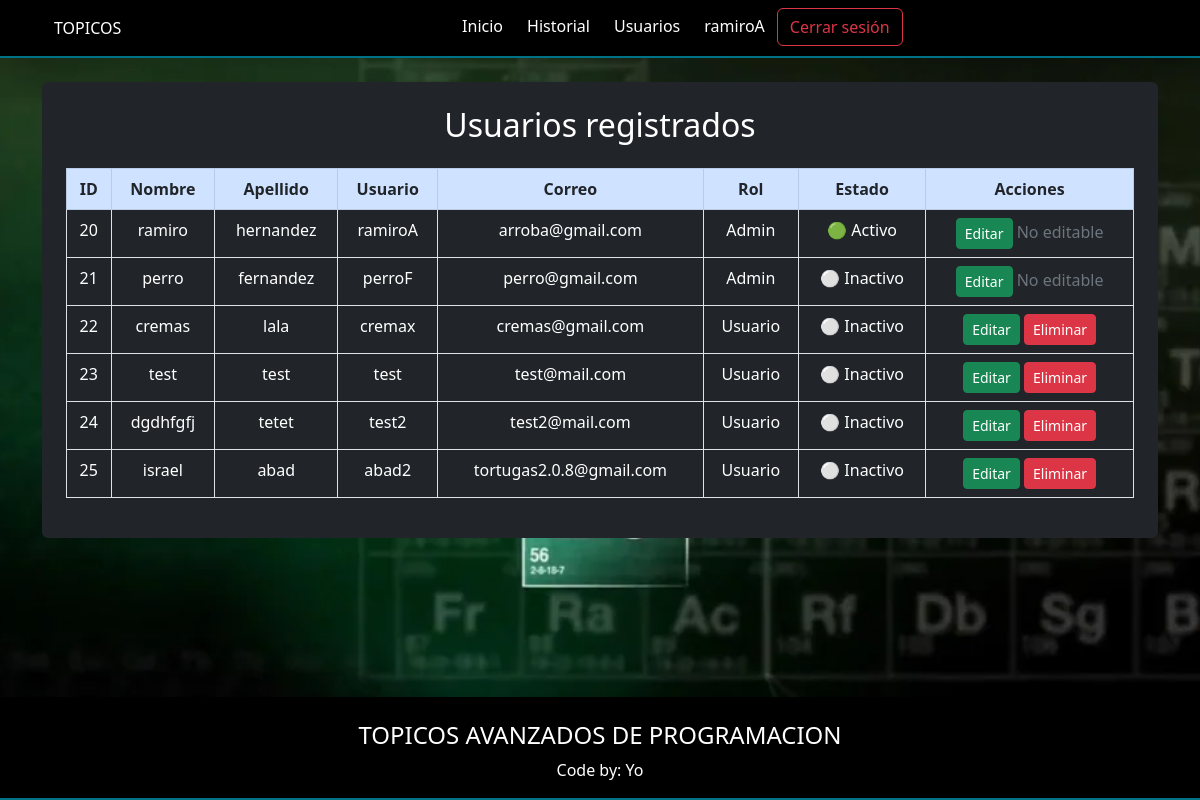
Page /usuarios.php (signed in) on the committed database.
### tables this page shows
CREATE TABLE `t_usuario` (
  `id_usuario` int(11) NOT NULL,
  `nombre` varchar(70) NOT NULL,
  `apellido` varchar(50) NOT NULL,
  `correo` varchar(50) NOT NULL,
  `usuario` varchar(50) NOT NULL,
  `password` text NOT NULL,
  `rol` varchar(50) NOT NULL,
  `estado` varchar(15) NOT NULL DEFAULT 'inactivo'
);

### usuarios.php (the view, shortened to what this page needs)
<?php
require_once './app/config/conexion.php';
$consulta = $conexion->prepare("SELECT id_usuario, nombre, apellido, usuario, correo, rol, estado FROM t_usuario ORDER BY id_usuario ASC");
$consulta->execute();
$usuarios = $consulta->fetchAll(PDO::FETCH_ASSOC);
?>
<!DOCTYPE html>
<html lang="es">
<head>
  <link rel="stylesheet" href="./public/css/b5.css">
  <link rel="stylesheet" href="./public/css/main.css">
</head>
<body>
<?php require_once './components/navbar.php'; ?>
<main>
  <div class="container mt-4">
    <div class="bg-dark p-4 rounded text-white">
      <h2 class="text-center">Usuarios registrados</h2>
      <table class="table table-hover table-bordered text-white text-center mt-4">
        <thead class="table-primary text-dark">
            <tr>
                <th>ID</th>
                <th>Nombre</th>
                <th>Apellido</th>
                <th>Usuario</th>
                <th>Correo</th>
                <th>Rol</th>
                <th>Estado</th>
                <th>Acciones</th>
            </tr>
            </thead>
            <tbody>
            <?php foreach ($usuarios as $user): ?>
            <tr>
                <td><?= $user['id_usuario'] ?></td>
                <td><?= $user['nombre'] ?></td>
                <td><?= $user['apellido'] ?></td>
                <td><?= $user['usuario'] ?></td>
                <td><?= $user['correo'] ?></td>
                <td><?= ucfirst($user['rol']) ?></td>
                <td><?= $user['estado'] === 'activo' ? '🟢 Activo' : '⚪ Inactivo' ?></td>
                <td>
                <a href="actualizarUsuario.php?id=<?= $user['id_usuario'] ?>" class="btn btn-success btn-sm">Editar</a>
                <?php if ($user['rol'] !== 'admin'): ?>
                    <a href="./app/controller/eliminarControllerUsuario.php?id=<?= $user['id_usuario'] ?>" class="btn btn-danger btn-sm" onclick="return confirm('¿Seguro que deseas eliminar este usuario?')">Eliminar</a>
                <?php else: ?>
                    <span class="text-muted">No editable</span>
                <?php endif; ?>
                </td>
            </tr>
            <?php endforeach; ?>
            </tbody>
      </table>
    </div>
  </div>
</main>
<?php require_once './components/footer.php'; ?>
</body>
</html>

### components/navbar.php (shortened to what this page needs)
<nav class="navbar navbar-expand-lg navbar-light bg-black">
  <div class="container">
    <a class="btn btn-nav" href="index.php">TOPICOS</a>
    <div class="collapse navbar-collapse" id="navbarSupportedContent">
      <ul class="navbar-nav me-auto mb-2 mb-lg-0 mx-auto">
        <li class="nav-item">
          <a class="nav-link active" aria-current="page" href="#">Home</a>
        </li>
        <li class="nav-item">
          <a class="btn btn-nav" href="index.php">Inicio</a>
        </li>
        <?php if (isset($_SESSION['usuario_sesion']) && $_SESSION['usuario_sesion']['rol'] === 'admin'): ?>
        <li class="nav-item">
        <a class="btn btn-nav" href="historial.php">Historial</a>
        </li>
        <?php endif; ?>
        <?php if (isset($_SESSION['usuario_sesion']) && $_SESSION['usuario_sesion']['rol'] === 'admin'): ?>
        <li class="nav-item">
        <a class="btn btn-nav" href="usuarios.php">Usuarios</a>
        </li>
        <?php endif; ?>
        <?php
        if(isset($_SESSION['usuario_sesion'])):
        ?>
        <li class="nav-item">
          <a class="btn btn-nav" href="login.php"><?=$_SESSION['usuario_sesion']['usuario']?></a>
        </li>
        <?php
        endif
        ?>
        <?php
        if(isset($_SESSION['usuario_sesion'])):
        ?>
        <li class="nav-item">
          <a id="cerrar" class="btn btn-outline-danger" href="./app/controller/cerrarSesionController.php">Cerrar sesión</a>
        </li>
        <?php
        endif;
        ?>
      </ul>
    </div>
  </div>
</nav>

### components/footer.php
<div class="container-fluid mt-3">
    <div class="row justify-content-center bg-black">
        <div class="col text-center mt-4">
            <h4>TOPICOS AVANZADOS DE PROGRAMACION</h4>
            <p>Code by: Yo</p>
        </div>
    </div>
</div>

### public/css/main.css (style rules this page uses)
body { background: url("../img/tabla.jpg") fixed no-repeat 0 0; background-size: cover; background-position: center center; color: #fff; }
.bg-black { background-color: rgb(0, 0, 0,0.7); border-bottom: 2px #007286 solid; color:#fff; }
html, body { height: 100%; margin: 0; display: flex; flex-direction: column; }
main { flex: 1; }

### rows in the picture
t_usuario: id_usuario "20", nombre "ramiro", apellido "hernandez", usuario "ramiroA", correo "arroba@gmail.com", rol "Admin", estado "🟢 Activo", shows "No editable"
t_usuario: id_usuario "21", nombre "perro", apellido "fernandez", usuario "perroF", correo "perro@gmail.com", rol "Admin", estado "⚪ Inactivo", shows "No editable"
t_usuario: id_usuario "22", nombre "cremas", apellido "lala", usuario "cremax", correo "cremas@gmail.com", rol "Usuario", estado "⚪ Inactivo"
t_usuario: id_usuario "23", nombre "test", apellido "test", usuario "test", correo "test@mail.com", rol "Usuario", estado "⚪ Inactivo"
t_usuario: id_usuario "24", nombre "dgdhfgfj", apellido "tetet", usuario "test2", correo "test2@mail.com", rol "Usuario", estado "⚪ Inactivo"
t_usuario: id_usuario "25", nombre "israel", apellido "abad", usuario "abad2", correo "tortugas2.0.8@gmail.com", rol "Usuario", estado "⚪ Inactivo"

### other values in the picture
$_SESSION['usuario_sesion']['usuario'] "ramiroA"
